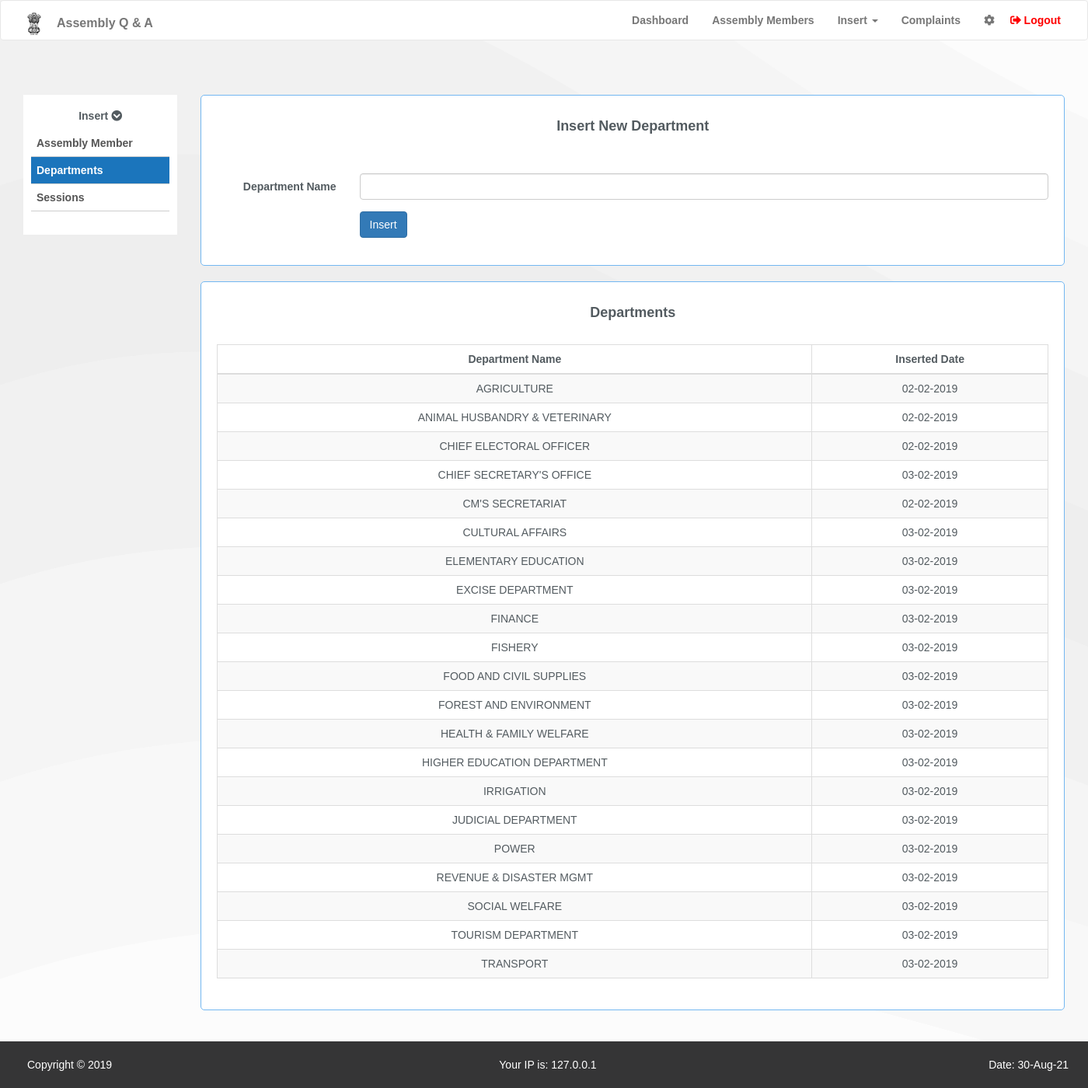
The page /assembly-dashboard/departments.php (signed in) on the database its author committed.
### tables this page shows
CREATE TABLE `departments` (
  `dept_id` int(11) NOT NULL,
  `dept_name` varchar(110) NOT NULL,
  `inserted_date` varchar(11) NOT NULL
);

### assembly-dashboard/departments.php (the view, shortened to what this page needs)
<?php
	include 'includes/header.php';
?>
</head>
<body>
	<?php
		include($_SERVER['DOCUMENT_ROOT'].'/assembly/assembly-dashboard/includes/nav.php');
		if(isset($_SESSION['username'])) { ?>
		<div class="main">
			<section>
				<div class="container">
					<div class="row">
						<div class="col-lg-2 col-md-2">
							<div class="asideMenuLeft">
								<h5>Insert <i class='fas fa-chevron-circle-down'></i></h5>
								<ul>
									<a href="index"><li>Assembly Member</li></a>
									<a href="departments"><li class="active">Departments</li></a>
									<a href="sessions"><li>Sessions</li></a>
								</ul>
							</div>
						</div>
						<div class="col-lg-10 col-md-10 col-sm-12">
							<div class="List1">
								<h4>Insert New Department</h4><br>
								<form class='form-horizontal' role='form' action='includes/insert-department-inc.php' method='POST'><br>
									<div class='form-group'>
										<label class='col-sm-2 control-label'>Department Name</label>
										<div class='col-sm-10'>
											<input type='text' name='department' class='form-control' required='required' autocomplete="off" />
										</div>
									</div>
									<div class='form-group'>
										<div class='col-sm-offset-2 col-sm-10'>
											<button type='submit' name='submit' class='btn btn-primary'>Insert</button>
										</div>
									</div>
								</form>
							</div><br>
							<div class="List1">
								<h4>Departments</h4><br>
								<table class="table table-bordered table-striped">
									<thead>
										<tr>
											<th>Department Name</th>
											<th>Inserted Date</th>
										</tr>
									</thead>
									<tbody>
										<?php
											$sql = "SELECT * FROM departments ORDER BY dept_name asc";
											$result = $conn->query($sql);
											while($row = mysqli_fetch_assoc($result)) {
												echo "<tr>
													<td>$row[dept_name]</td>
													<td>$row[inserted_date]</td>
												</tr>";
											}
										?>
									</tbody>
								</table>
							</div>
						</div>
					</div>
				</div>
			</section>
		</div>
		<?php
		} else{
			header ("Location: //localhost/assembly/index?error=login");
		}
	?>
	<?php
		include($_SERVER['DOCUMENT_ROOT'].'/assembly/includes/footer.php');
	?>
</body>

### css/style.css (style rules this page uses)
* { margin:0; padding: 0; }
html { height: 100%; }
body { font-family: Arial, 'Helvetica', sans-serif; font-size: 14px; color: #535b60; height: 100%; background-color: #ffffff; background-attachment: fixed; background-size: cover; }
.main { margin-top: 5%; min-height: 100%; overflow: auto; padding-bottom: 100px; }
.asideMenuLeft { background-color: #fff; margin: 0 auto; padding: 10px; padding-bottom: 20px; margin-bottom: 10px; text-decoration: none; }
.asideMenuLeft h5 { font-weight: bold; text-align: center; }
.asideMenuLeft ul { padding: 0px; text-decoration: none; }
.asideMenuLeft ul a { font-weight: bold; text-decoration: none; }
.asideMenuLeft ul li { list-style: none; padding: 7px; color: #555; border-bottom: 1px solid #cecece; transition: .1s; text-decoration: none; }
.asideMenuLeft .active { background-color: #1b75bc; color: #fff; text-decoration: none; }
.List1 { border: 1px solid #73b7f1; background-color: #fff; border-radius: 5px; padding: 20px; min-height: 200px; }
.List1 h4 { text-align: center; font-weight: bold; }
.List1 table { text-align: center; }
.List1 table th { text-align: center; }

### rows shown on the page
departments: dept_name "AGRICULTURE", inserted_date "02-02-2019"
departments: dept_name "ANIMAL HUSBANDRY & VETERINARY", inserted_date "02-02-2019"
departments: dept_name "CHIEF ELECTORAL OFFICER", inserted_date "02-02-2019"
departments: dept_name "CHIEF SECRETARY'S OFFICE", inserted_date "03-02-2019"
departments: dept_name "CM'S SECRETARIAT", inserted_date "02-02-2019"
departments: dept_name "CULTURAL AFFAIRS", inserted_date "03-02-2019"
departments: dept_name "ELEMENTARY EDUCATION", inserted_date "03-02-2019"
departments: dept_name "EXCISE DEPARTMENT", inserted_date "03-02-2019"
departments: dept_name "FINANCE", inserted_date "03-02-2019"
departments: dept_name "FISHERY", inserted_date "03-02-2019"
departments: dept_name "FOOD AND CIVIL SUPPLIES", inserted_date "03-02-2019"
departments: dept_name "FOREST AND ENVIRONMENT", inserted_date "03-02-2019"
departments: dept_name "HEALTH & FAMILY WELFARE", inserted_date "03-02-2019"
departments: dept_name "HIGHER EDUCATION DEPARTMENT", inserted_date "03-02-2019"
departments: dept_name "IRRIGATION", inserted_date "03-02-2019"
departments: dept_name "JUDICIAL DEPARTMENT", inserted_date "03-02-2019"
departments: dept_name "POWER", inserted_date "03-02-2019"
departments: dept_name "REVENUE & DISASTER MGMT", inserted_date "03-02-2019"
departments: dept_name "SOCIAL WELFARE", inserted_date "03-02-2019"
departments: dept_name "TOURISM DEPARTMENT", inserted_date "03-02-2019"
departments: dept_name "TRANSPORT", inserted_date "03-02-2019"

### other values the page prints
get_client_ip() "127.0.0.1"
